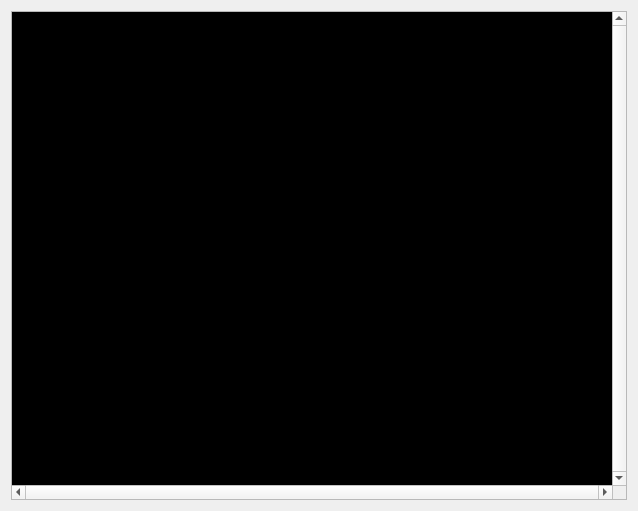
<?xml version="1.0" encoding="UTF-8"?>
<ui version="4.0">
 <class>ImageViewerPanel</class>
 <widget class="QWidget" name="ImageViewerPanel">
  <property name="geometry">
   <rect>
    <x>0</x>
    <y>0</y>
    <width>638</width>
    <height>511</height>
   </rect>
  </property>
  <property name="windowTitle">
   <string>Form</string>
  </property>
  <layout class="QHBoxLayout" name="horizontalLayout">
   <item>
    <widget class="QScrollArea" name="scrollArea">
     <property name="sizePolicy">
      <sizepolicy hsizetype="Expanding" vsizetype="Expanding">
       <horstretch>100</horstretch>
       <verstretch>100</verstretch>
      </sizepolicy>
     </property>
     <property name="autoFillBackground">
      <bool>false</bool>
     </property>
     <property name="styleSheet">
      <string notr="true"/>
     </property>
     <property name="verticalScrollBarPolicy">
      <enum>Qt::ScrollBarAlwaysOn</enum>
     </property>
     <property name="horizontalScrollBarPolicy">
      <enum>Qt::ScrollBarAlwaysOn</enum>
     </property>
     <property name="widgetResizable">
      <bool>true</bool>
     </property>
     <widget class="QWidget" name="myWidget">
      <property name="geometry">
       <rect>
        <x>0</x>
        <y>0</y>
        <width>604</width>
        <height>477</height>
       </rect>
      </property>
      <property name="sizePolicy">
       <sizepolicy hsizetype="Expanding" vsizetype="Expanding">
        <horstretch>100</horstretch>
        <verstretch>100</verstretch>
       </sizepolicy>
      </property>
      <property name="styleSheet">
       <string notr="true">background-color: black;</string>
      </property>
      <layout class="QGridLayout" name="layScrollContainer">
       <property name="leftMargin">
        <number>150</number>
       </property>
       <property name="topMargin">
        <number>150</number>
       </property>
       <property name="rightMargin">
        <number>150</number>
       </property>
       <property name="bottomMargin">
        <number>150</number>
       </property>
       <property name="spacing">
        <number>0</number>
       </property>
      </layout>
     </widget>
    </widget>
   </item>
  </layout>
 </widget>
 <resources/>
 <connections/>
</ui>
